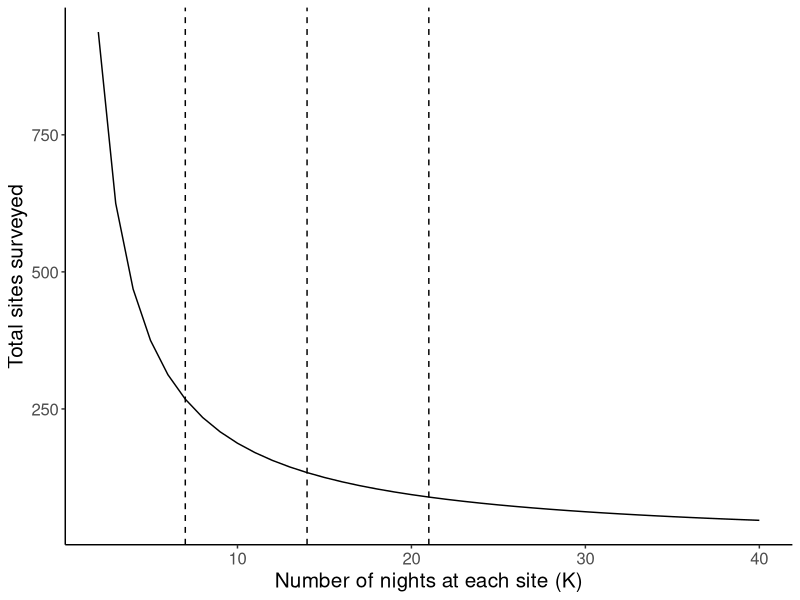

This figure's R source:
#Packages
library(ggplot2)

# Parameters
C <- 25 # Number of cameras
K <- seq(from=2,to=40,by=1) # Number of nights at each site

N <- 75*C # Total camera nights available
S <- N/K # Number of sites surveyed

effort <- as.data.frame(cbind(C,K,N,S))

# Graph
p1 <- ggplot(effort,aes(x=K,y=S)) + geom_line() +
  theme_classic() +
  xlab("Number of nights at each site (K)") +
  ylab("Total sites surveyed") +
  geom_vline(xintercept = 7,lty=2) +
  geom_vline(xintercept = 14,lty=2) +
  geom_vline(xintercept = 21,lty=2) +
  theme(text = element_text(size=15))
  
p1
